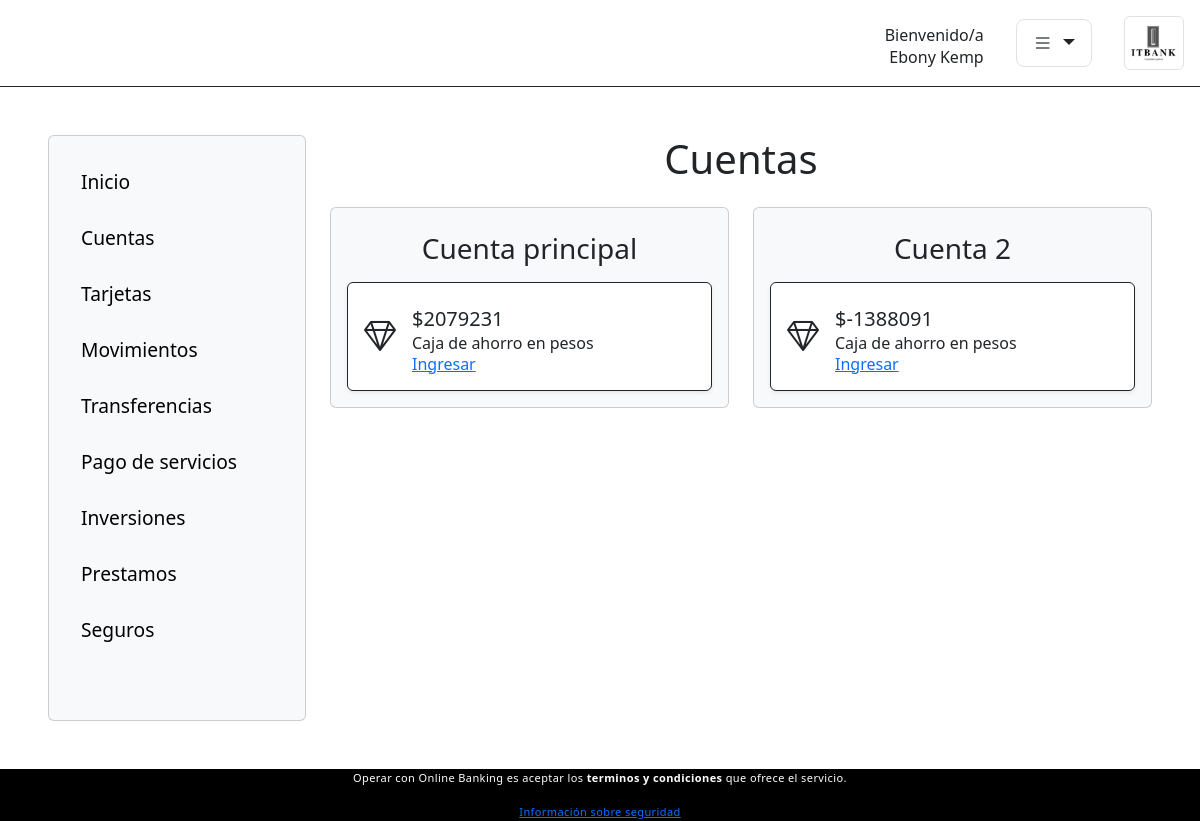
Page /cuentas/1/cambiar-cuenta (signed in) on the earlier database version.
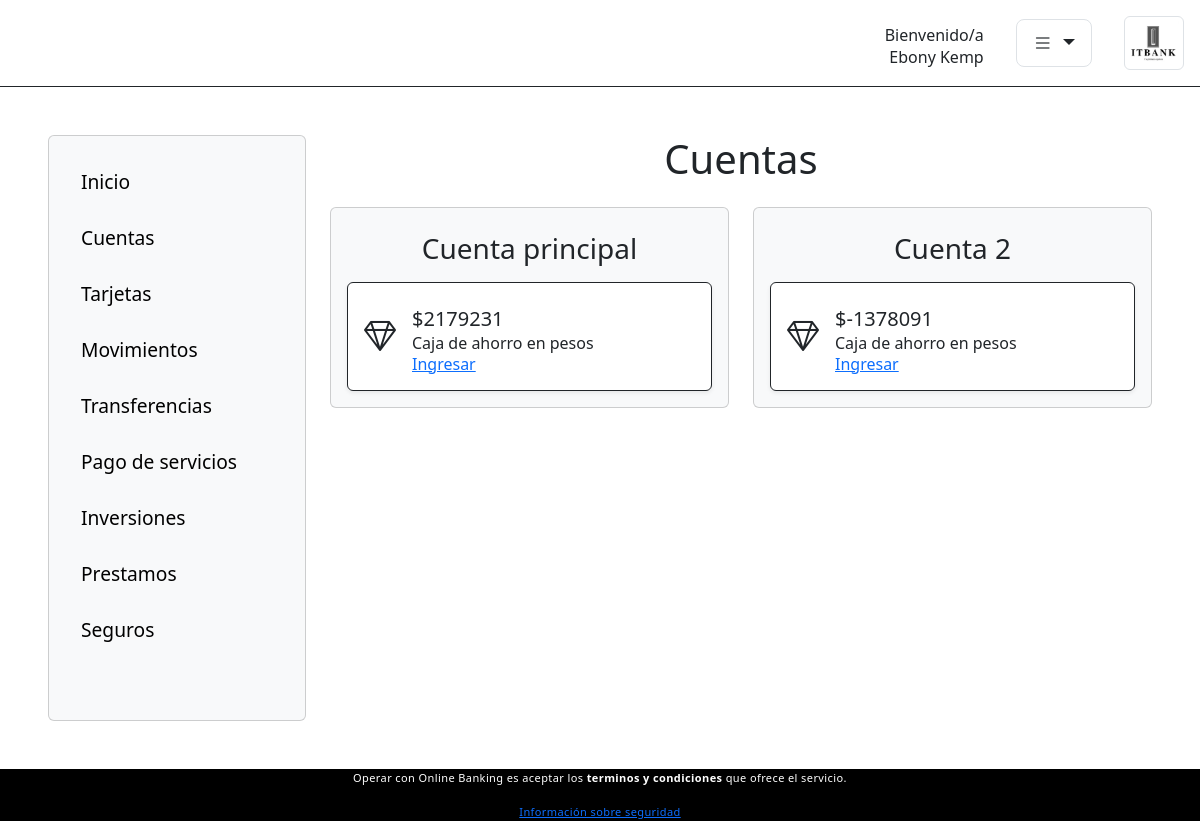
Same page on the later database version.
### Login/models.py (models this page shows)
class User(AbstractUser):
    cliente = models.ForeignKey(Cliente, on_delete=models.CASCADE, blank=True, null=True)
    empleado = models.ForeignKey(Empleado, on_delete=models.CASCADE, blank=True, null=True)

### Clientes/models.py (models this page shows)
class Cliente(models.Model):
    customer_id = models.AutoField(primary_key=True)
    customer_name = models.TextField()
    customer_surname = models.TextField()  # This field type is a guess.
    customer_dni = models.TextField(db_column='customer_DNI')  # Field name made lowercase.
    dob = models.TextField(blank=True, null=True)
    branch_id = models.ForeignKey('Clientes.Sucursal', related_name= 'cliente', on_delete=models.CASCADE)
    tipo = models.ForeignKey('TiposDeCliente', on_delete=models.CASCADE,blank=True, null=True)
    class Meta:
        db_table = 'cliente'
    def __str__(self):
        return '{} {}'.format(self.customer_name,self.customer_surname)

### Cuentas/models.py (models this page shows, shortened)
class Cuenta(models.Model):
    account_id = models.AutoField(primary_key=True)
    customer_id = models.IntegerField()
    balance = models.IntegerField()
    iban = models.TextField()
    tipo = models.ForeignKey('TiposDeCuenta',related_name = 'cuentas', on_delete=models.CASCADE, blank=True, null=True)
    class Meta:
        db_table = 'cuenta'

class TiposDeCuenta(models.Model):
    tipo_id = models.AutoField(primary_key=True, blank=True)
    nombre_cuenta = models.TextField()
    class Meta:
        db_table = 'tipos_de_cuenta'

### Cuentas/views.py (the view)
# urls.py: path('<int:cuenta_id>/cambiar-cuenta', views.cuentas, name = 'cuentas'),
@login_required
def cuentas(request, cuenta_id):
    cuentas = Cuenta.objects.filter(customer_id = request.user.cliente.customer_id).order_by('account_id')
    return render(request, 'cuentas/cuentas.html', {'cuentas':cuentas, 'id':cuenta_id})

### Cuentas/templates/cuentas/cuentas.html
{% extends 'inicio/base.html' %}
{% load static %}
{% block aside %}
{% include 'inicio/aside.html' %}
{% endblock %}
{% block content-size %} 'col-9' {% endblock %}
{% block title %} Cuentas {% endblock %}
{% block content %}
<div class="row gx-4 d-flex justify-content-center">
{% for cuenta in cuentas %}
    <div class="col-lg-6 col-12">
      <div class="card p-3 mt-3 bg-light">
        <div class="my-2">
          {% if forloop.counter == 1 %}
          <h3 class = 'text-center'>Cuenta principal</h3>
          {% else %}
          <h3 class='text-center'>Cuenta {{ forloop.counter }}</h3>
          {% endif %}
        </div>
        <div
          class="bg-white border border-dark card-body shadow-sm rounded d-flex align-items-center">
          <i class="bi bi-gem"></i>
          <div class="d-flex align-self-center flex-column mx-3 mt-2">
            <h5 class="p-0 m-0">${{cuenta.balance}}</h5>
            <p class="p-0 m-0">{{ cuenta.tipo.nombre_cuenta}}</p>
            <a class="h6 m-0" href={% url 'cuentas:index' forloop.counter%}>Ingresar</a>
          </div>
        </div>
      </div>
    </div>
{% endfor %}
</div>
{% endblock %}

### Inicio/templates/inicio/base.html (shortened to what this page needs)
<!DOCTYPE html>
<html lang="en">
  <head>
    {% load static %}
    <link
      rel="stylesheet"
      href="https://cdn.jsdelivr.net/npm/bootstrap@4.6.1/dist/css/bootstrap.min.css"
    />
    <link
      rel="stylesheet"
      href="https://cdn.jsdelivr.net/npm/bootstrap-icons@1.8.2/font/bootstrap-icons.css"
    />
    <link rel="stylesheet" href="{% static 'css/styles.css' %}" />
    <link
      href="https://cdn.jsdelivr.net/npm/bootstrap@5.2.0-beta1/dist/css/bootstrap.min.css"
      rel="stylesheet"
    />
  </head>
  <body>
    {% if not request.user.is_superuser%}
    <header class="mb-5 border-bottom border-dark d-flex flex-row-reverse">
      <a href= {% if not request.user.is_authenticated %} "{% url 'home:home' %}" {% else %}  "{% url 'cuentas:index' id %}" {% endif %}><img
        src="{% static 'img/logo.png' %}"
        alt="Logo itbank"
        class="img-fluid m-3 img-thumbnail iconpress float"
      />
    </a>
      <div class="dropdown dropdown-center align-self-center mx-3">
        <button
          class="btn btn-lg dropdown-toggle border border-1"
          type="button"
          id="dropdownMenuButton1"
          data-bs-toggle="dropdown"
          aria-expanded="false"
        >
          <i class="bi bi-list"></i>
        </button>
      </div>
      <div class="d-flex align-self-center flex-column mx-3 mt-2">
        <h6 class="align-self-end p-0 m-0">Bienvenido/a</h6>
      {% if not request.user.is_authenticated %}
      {% else %}
        <p class="align-self-end p-0 m-0">{{ request.user.cliente }}</p>
      </div>
      {% endif %}
    </header>
    {% else  %}
    <header> </header>
    {% endif %}
    <main>
      <div class="container-fluid my-5 px-5">
        <div class="row">
          {% block aside %} {% endblock %}
        <div class={% block content-size %} 'col-12' {% endblock%}>
          <h1 class="text-center">{% block title %} {% endblock %}</h1>
        {% block content %}
        {% endblock %}
            </div>
      </div>
    </main>
    <footer role="contentinfo">
      <p class= 'center'>
        Operar con Online Banking es aceptar los
        <b>terminos y condiciones </b> que ofrece el servicio.
      </p>
      <a href="#">Información sobre seguridad</a>
    </footer>
  </body>
</html>

### Inicio/templates/inicio/aside.html
{% block aside %}
    <aside class="col-3">
      <div class="card h-100 bg-light p-3">
        <ul class="p-3">
          <li><a href="{% url 'cuentas:index' id%}">Inicio</a></li>
          <li><a href="{% url 'cuentas:cuentas' id%}">Cuentas</a></li>
          <li><a href="{% url 'cuentas:tarjetas' id%}">Tarjetas</a></li>
          <li><a href="">Movimientos</a></li>
          <li><a href="">Transferencias</a></li>
          <li><a href="">Pago de servicios</a></li>
          <li><a href="">Inversiones</a></li>
          <li><a href="{% url 'prestamos:index' id%}">Prestamos</a></li>
          <li><a href="">Seguros</a></li>
        </ul>
      </div>
    </aside>
{% endblock%}

### Inicio/static/css/styles.css (style rules this page uses)
header img { width: 60px; }
header i { font-size: 1em; }
footer { background-color: black; display: block; font-size: 11px; font-weight: 400; line-height: 18px; letter-spacing: .4px; color: white; width: 100%; bottom: 40px; left: 0; text-align: center; }
aside li { list-style-type: none; margin: 1.7em 0 1.7em 0; }
aside li a { color: black; font-size: 1.2em; text-decoration: none; }
aside ul li:first-child { margin-top: 0; }
i { font-size: 2em; }

Differences in the rows shown:
changed Cuenta (number 1 of 2 on the later page): balance "2079231" → "2179231"
changed Cuenta (number 2 of 2 on the later page): balance "-1388091" → "-1378091"
